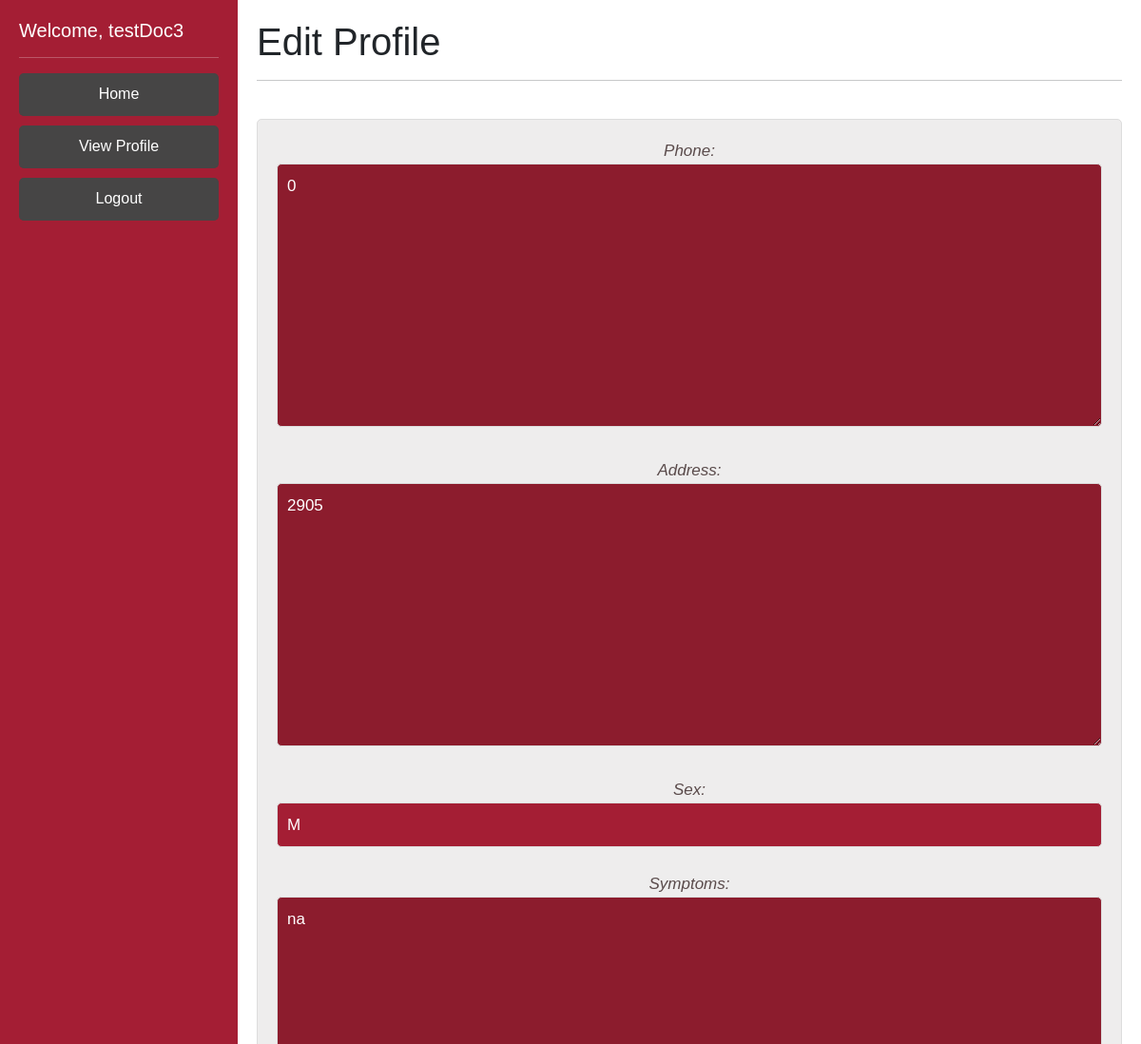
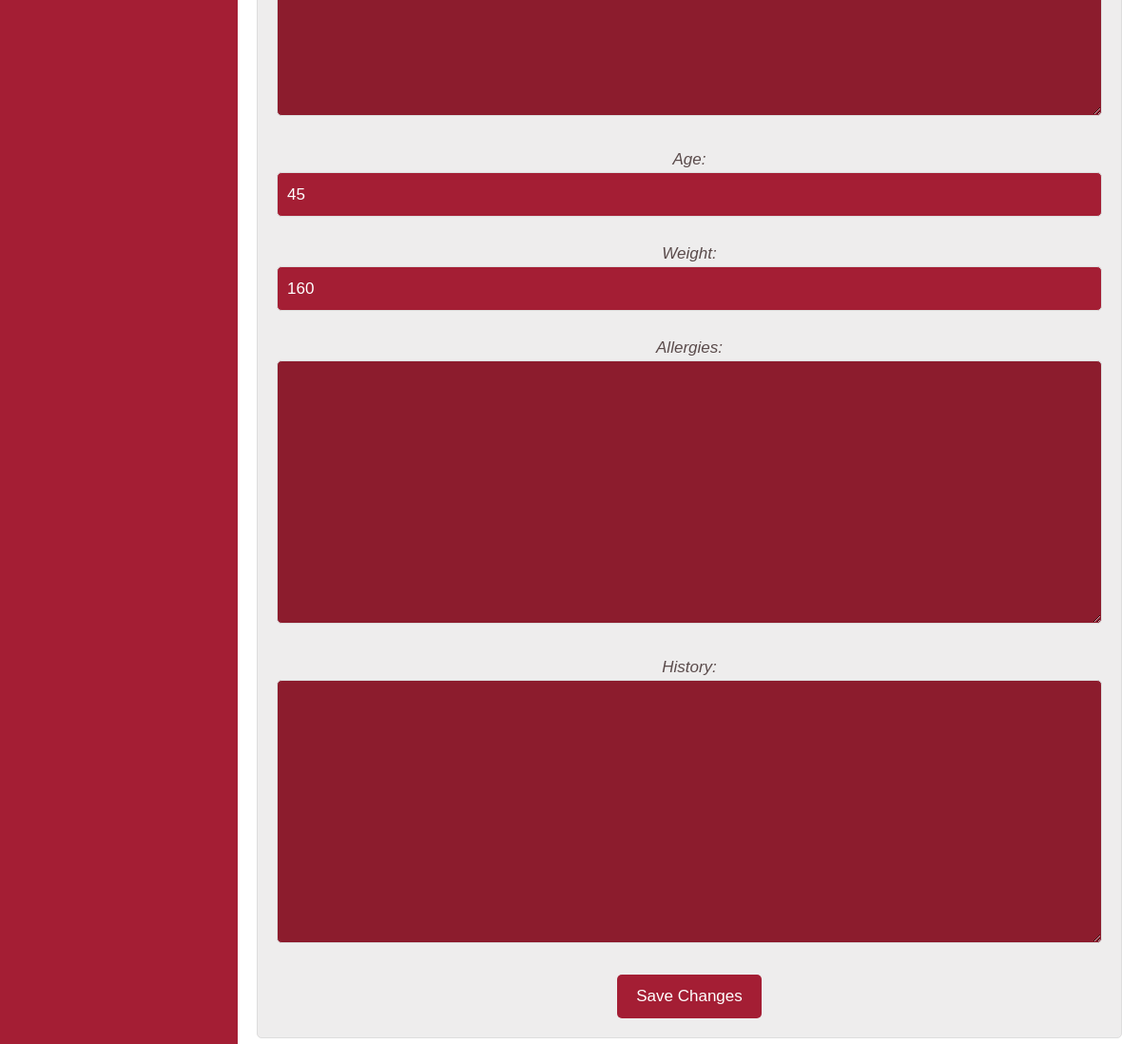
The page /editProfilePatient (signed in) on the database its author committed (2 pictures, top to bottom).
### DoctorPortal/models.py (models this page shows, shortened)
class Patient(AbstractBaseUser):
    phone = EncryptedIntegerField() # 1 (999)-999-9999 11 long
    ssn = EncryptedCharField(unique=True) #ssn should be unique
    address = EncryptedCharField(max_length=200, default= '')
    username = models.CharField(max_length=100, default = '', unique=True)
    password = EncryptedCharField(max_length=25, default='')
    createdAt = EncryptedDateTimeField(auto_now_add=True) # time the patient was created
    lastUpdated = EncryptedDateTimeField(auto_now=True) # time the patient info was last edited
    fname = models.CharField(max_length=50)
    lname = EncryptedCharField(max_length=50)
    sex = models.CharField(max_length=1) # M or F
    symptoms = EncryptedTextField(default='na') #large body of text
    age = models.PositiveIntegerField(validators=[MaxValueValidator(130), MinValueValidator(0)], default=None) # 0 - 130 yrs old
    weight = models.PositiveIntegerField(validators=[MinValueValidator(1), MaxValueValidator(2000)], default=None) # 1-2000lbs
    allergies = EncryptedTextField(default='na') # known allergies
    history = EncryptedTextField(default='na') # the medical history
    is_patient = models.BooleanField('patientStatus', default=True)
    is_doctor = models.BooleanField('doctorStatus', default=False)
    objects = PatientManager()
    USERNAME_FIELD = 'username'
    REQUIRED_FIELDS = []

### PatientPortal/views.py (the view)
# urls.py: path('editProfilePatient', views.editProfilePatient, name='editProfilePatient'),
def editProfilePatient(request):
    current_user = request.user
    chosenProfile1 = Patient.objects.filter(username=current_user.username)
    chosenProfile = chosenProfile1[0]
    if (request.method == 'POST'):
        form = EditProfileFormPatient(user=current_user, data=request.POST, instance=chosenProfile)
        if form.is_valid() is True:
            chosenProfile.history = form.cleaned_data['history']
            chosenProfile.symptoms = form.cleaned_data['symptoms']
            chosenProfile.allergies = form.cleaned_data['allergies']
            chosenProfile.age = form.cleaned_data['age']
            chosenProfile.weight = form.cleaned_data['weight']
            chosenProfile.save()
            logger.info(f"Patient {current_user} edited their profile Date/Time: {current_datetime}")
            return redirect(viewProfile)
    else:
        form = EditProfileFormPatient(user=current_user, instance=chosenProfile)
    return render(request, 'editProfile_patient.html', context = {'user': current_user, 'profile': chosenProfile, 'form': form})

### PatientPortal/forms.py
class EditProfileFormPatient(forms.ModelForm):
    def __init__(self, user, *args, **kwargs):
        self.user = user
        super(EditProfileFormPatient, self).__init__(*args, **kwargs)
    class Meta:
        model = Patient
        exclude = ('createdAt', 'lastUpdated', 'last_login', 'password', 'username', 'fname', 'lname', 'is_patient', 'is_doctor', 'ssn', )

### DoctorPortal/templates/editProfile_patient.html (shortened to what this page needs)
{% extends 'base_patient.html' %}
{% block content %}
<div class="jumbotron">
  <h1 class="display-7">Edit Profile</h1>
  <hr class="my-3">
</div>
<br>
    <form method="post" class="myformy">
        {{ form.as_p }}
        <button type="submit">Save Changes</button>
      </form>
{% endblock content %}

### DoctorPortal/templates/base_patient.html (shortened to what this page needs)
{% load static %}
<!doctype html>
<html lang="en">
  <head>
		<link href="https://cdn.jsdelivr.net/npm/bootstrap@5.3.0-alpha1/dist/css/bootstrap.min.css" rel="stylesheet">
		<link rel="stylesheet" type="text/css" href="{% static 'styles.css' %}">
	</head>
  <body>
    <div class="sidebar">
      <h5>Welcome, {{ user.get_username }}</h5>
      <hr class="my-3">
			<ul>
				<li><a class="btn btn-danger" style="margin-bottom: 10px;" href="/patientHome">Home</a></li>
				<li><a class="btn btn-danger" style="margin-bottom: 10px;" href="/viewProfile">View Profile</a></li>
				<li><a class="btn btn-danger" href="/logoutPatient">Logout</a></li>
			</ul>
    </div>
    <div class="content">
      {% block content %}{% endblock content %}
    </div>
  </body>
</html>

### DoctorPortal/static/styles.css (style rules this page uses)
body { margin: 0; padding: 0; font-family: Arial, sans-serif; }
.sidebar { position: fixed; top: 0px; left: 0; width: 250px; height: 100%; background-color: #a41e34; color: #fff; padding: 20px; box-sizing: border-box; }
.sidebar ul { margin: 0; padding: 0; list-style: none; }
.sidebar ul li { margin: 0; padding: 0; }
.sidebar ul li a { display: block; color: #fff; padding: 10px; text-decoration: none; border-bottom: 1px solid #8c1c2d; }
.content { margin-left: 250px; padding: 20px; box-sizing: border-box; }
.content h1 { margin-top: 0; }
.btn { background-color:rgb(70, 69, 69)!important; border-color: rgb(70, 69, 69)!important; border: none; display: inline-block; }
.myformy { background-color: #eeeded; padding: 20px; font-size: 17px; font-style: italic; color: rgb(90, 75, 75); border: 1px solid #ddd; border-radius: 5px; text-align: center; }
.myformy input, .myformy select, .myformy textarea { width: 100%; padding: 10px; border: 1px solid #ddd; border-radius: 5px; margin-bottom: 10px; }
a:link, a:visited { background-color: #8c1c2d; color: #fff; padding: 10px 20px; border-radius: 5px; border: none; cursor: pointer; text-decoration: none; }
form input { background-color: #a41e34; color: #fff; padding: 10px 20px; border-radius: 5px; border: none; cursor: pointer; text-decoration: none; }
form button { background-color: #a41e34; color: #fff; padding: 10px 20px; border-radius: 5px; border: none; cursor: pointer; text-decoration: none; }
ul { margin: 0; line-height: 50px; list-style: none; }
textarea { background-color: #8c1c2d; color: white; }

### rows shown on the page
Patient: get_username "testDoc3", phone "0", address "2905", sex "M", symptoms "na", age "45", weight "160"
